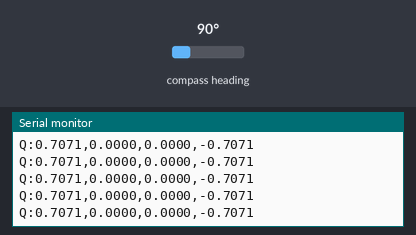
The sketch below on a simulated Arduino Uno, built with avr-gcc and run on an emulated ATmega328P. Shown: the last lines printed to the serial monitor. The inputs (shaded band) are chosen by the test bench; at power-on: compass heading 90°.

Above: at 2.2 s.
2.3 s: compass heading set to 7°
At 2.34 s:
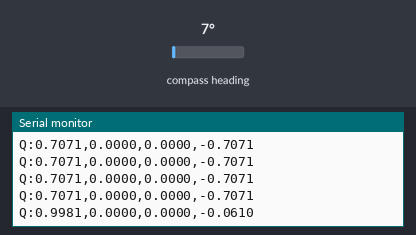
3.8 s: compass heading set to 180°
At 3.88 s:
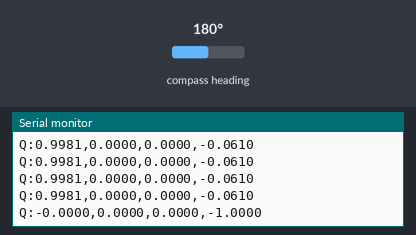
5.3 s: compass heading set to 90°
At 5.32 s:
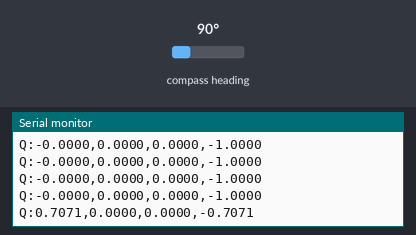
Timing chart, 0 to 8.3 s (numbered marks = the images above; inputs shaded):
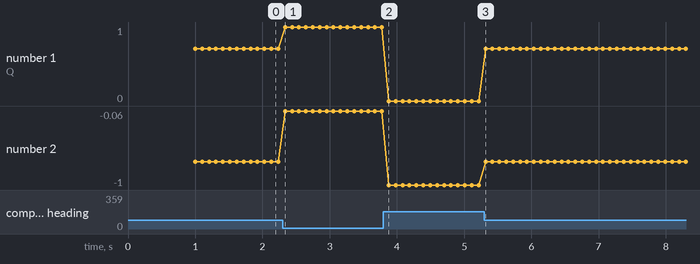

Measured:
- after the input at 2.3 s, the serial monitor: prints a new line at once (image 1)
- after the input at 3.8 s, the serial monitor: prints a new line after 0.08 s (image 2)
- after the input at 5.3 s, the serial monitor: prints a new line at once (image 3)
- plotted number 1: 0.71 → 1 after the input at 2.3 s, 0 → 0.71 after the input at 5.3 s
- plotted number 2: -0.71 → -0.06 after the input at 2.3 s, -0.06 → -1 after the input at 3.8 s, -1 → -0.71 after the input at 5.3 s

The sketch:

BNO055_Tracker.ino
```cpp
#include <Wire.h>
#include <Adafruit_Sensor.h>
#include <Adafruit_BNO055.h>
#include <utility/imumaths.h>


/* Set the delay between fresh samples */
#define BNO055_SAMPLERATE_DELAY_MS (100)

Adafruit_BNO055 bno = Adafruit_BNO055();

/**************************************************************************/
/*
    Arduino setup function (automatically called at startup)
*/
/**************************************************************************/
void setup(void)
{
  Serial.begin(115200);


  /* Initialise the sensor */
  if(!bno.begin())
  {
    /* There was a problem detecting the BNO055 ... check your connections */
    Serial.print("Ooops, no BNO055 detected ... Check your wiring or I2C ADDR!");
    while(1);
  }

  delay(1000);
}

/**************************************************************************/
/*
    Arduino loop function, called once 'setup' is complete (your own code
    should go here)
*/
/**************************************************************************/
void loop(void)
{

  imu::Quaternion quat = bno.getQuat();
  Serial.print("Q:");

  Serial.print(quat.w(), 4);
  Serial.print(",");

  Serial.print(quat.x(), 4);
  Serial.print(",");
  Serial.print(quat.y(), 4);
  Serial.print(",");
  Serial.println(quat.z(), 4);


  delay(BNO055_SAMPLERATE_DELAY_MS);
}
```
